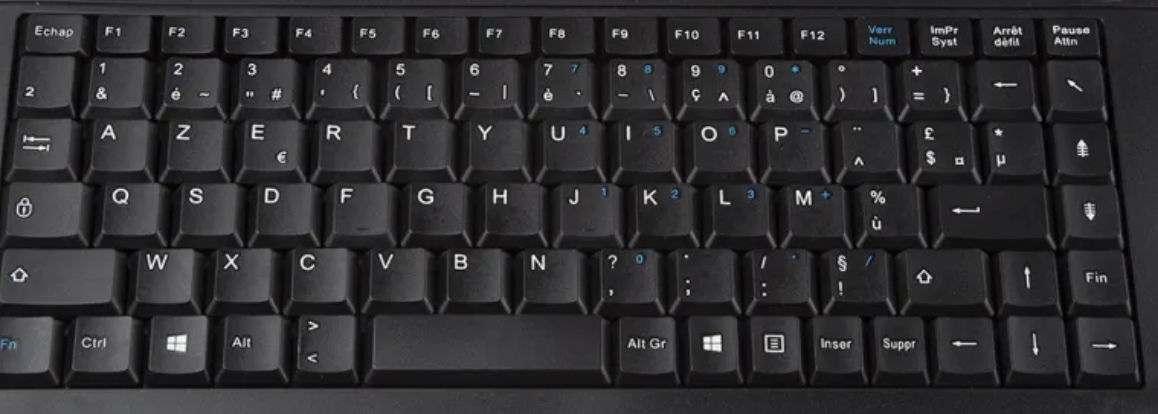
#> input picture data/inputs/ANSI-WIN-AZERTY-1.png, 1158 x 414 px
$ python -i preprocessing.py   (imports and definitions only)
#> lines starting #> are read from the running program, lines starting #| are printed output that depends on the picture; after the words box and inside, x2 and y2 are one past the last pixel; in counts of white or black regions, pixels touching at a corner belong together
#> further down, picture is the input picture: shape (414, 1158, 3); mean B, G, R 48, 46.2, 46.7
import cv2
import numpy as np
from skimage import color

def pretraiter_image(img, debug=False):
    # 1. Gris
#> called with debug = False
    if len(img.shape) == 3:
        gray = cv2.cvtColor(img[..., :3], cv2.COLOR_BGR2GRAY)
    else:
        gray = img.copy()

    # 2. Flou pour lisser les lettres
    gray_blur = cv2.GaussianBlur(gray, (7,7), 0)

    # 3. CLAHE
    clahe = cv2.createCLAHE(clipLimit=3.0, tileGridSize=(8, 8))
    gray_clahe = clahe.apply(gray_blur)
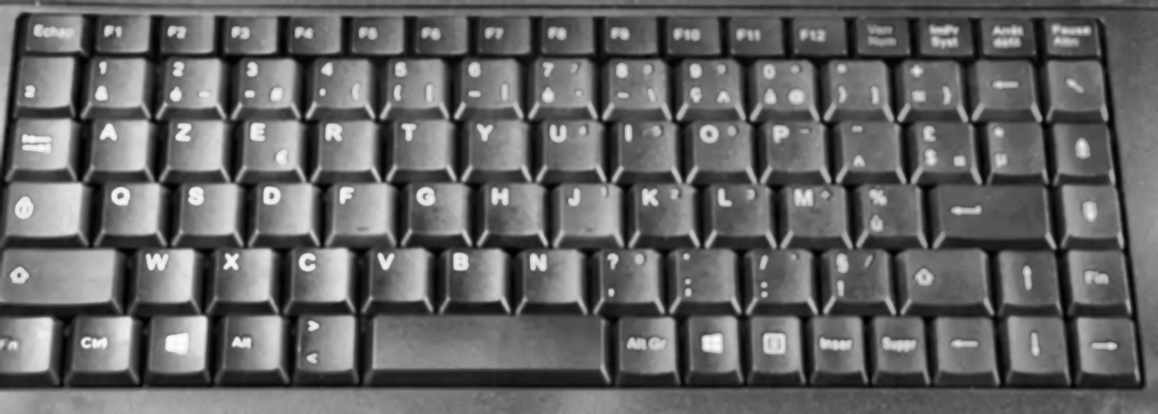
#> gray_clahe: shape (414, 1158); min 1, max 254, mean 100.8

    # 4. Adaptative threshold
    bin_adapt = cv2.adaptiveThreshold(
        gray_clahe, 255,
        cv2.ADAPTIVE_THRESH_GAUSSIAN_C,
        cv2.THRESH_BINARY_INV,
        51,  # fenêtre grande = meilleure séparation
        5
    )
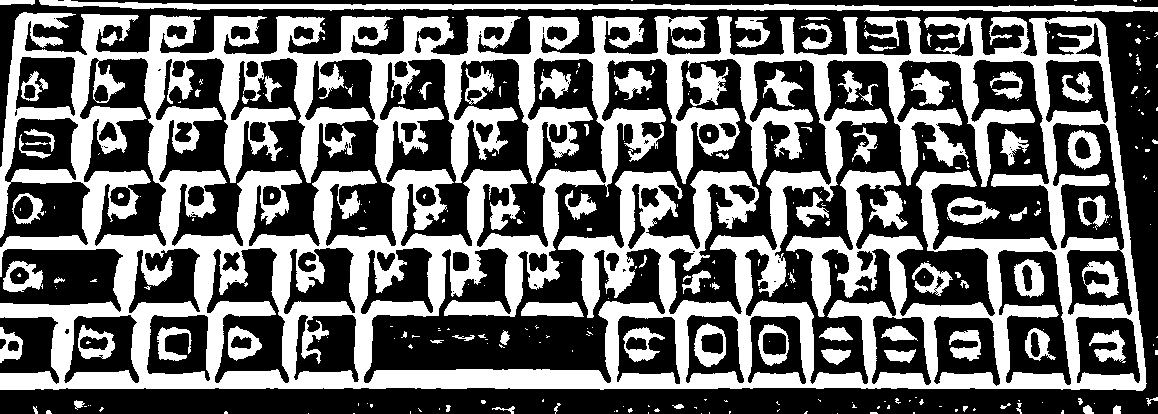
#> bin_adapt: shape (414, 1158); 42.5% white; 311 white regions (216 under 20 px), largest, box (x1, y1, x2, y2) and area: (0, 12, 1147, 391) 173304, (39, 0, 1158, 12) 5853, (686, 64, 729, 106) 840

    # 5. Morph CLOSE fort pour remplir les touches
    ker5 = cv2.getStructuringElement(cv2.MORPH_RECT, (5, 5))
    clean = cv2.morphologyEx(bin_adapt, cv2.MORPH_CLOSE, ker5, iterations=3)
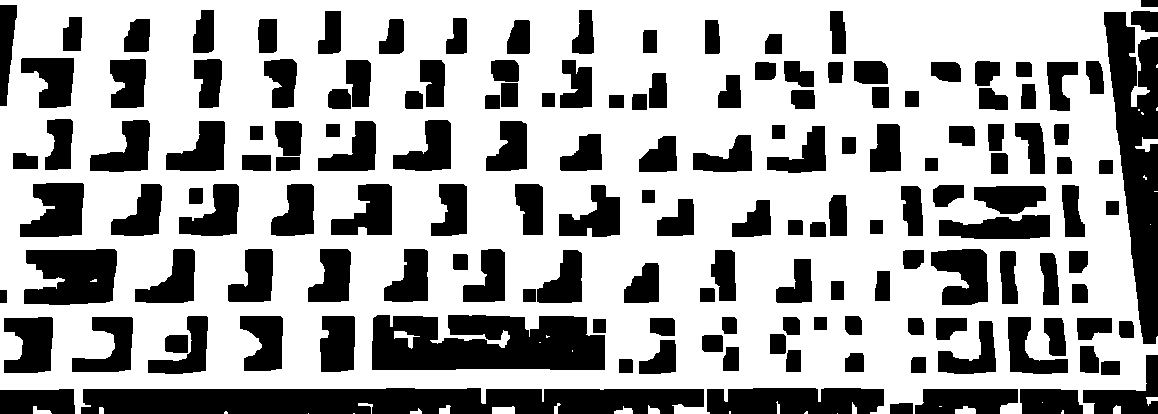
#> clean: shape (414, 1158); 65.3% white; 156 black regions, largest, box (x1, y1, x2, y2) and area: (81, 388, 704, 414) 14632, (372, 315, 605, 370) 11106, (1104, 12, 1158, 344) 10275

    # 6. Morph OPEN pour retirer les lettres internes
    clean = cv2.morphologyEx(clean, cv2.MORPH_OPEN, ker5, iterations=2)
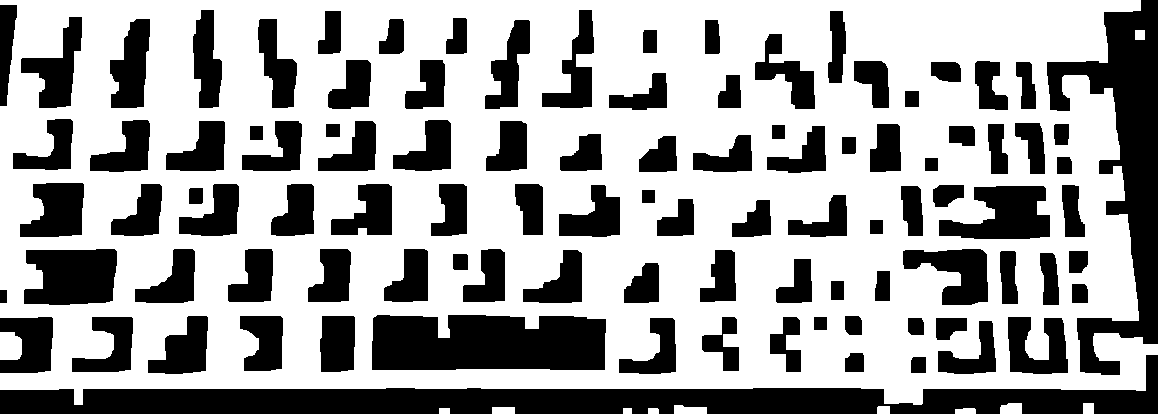
#> clean: shape (414, 1158); 63.9% white; 101 black regions, largest, box (x1, y1, x2, y2) and area: (0, 355, 1158, 414) 27469, (1047, 0, 1158, 375) 15925, (372, 315, 606, 370) 12006

    # 7. Nouvelle fermeture pour lisser les rectangles
    clean = cv2.morphologyEx(clean, cv2.MORPH_CLOSE, ker5, iterations=3)
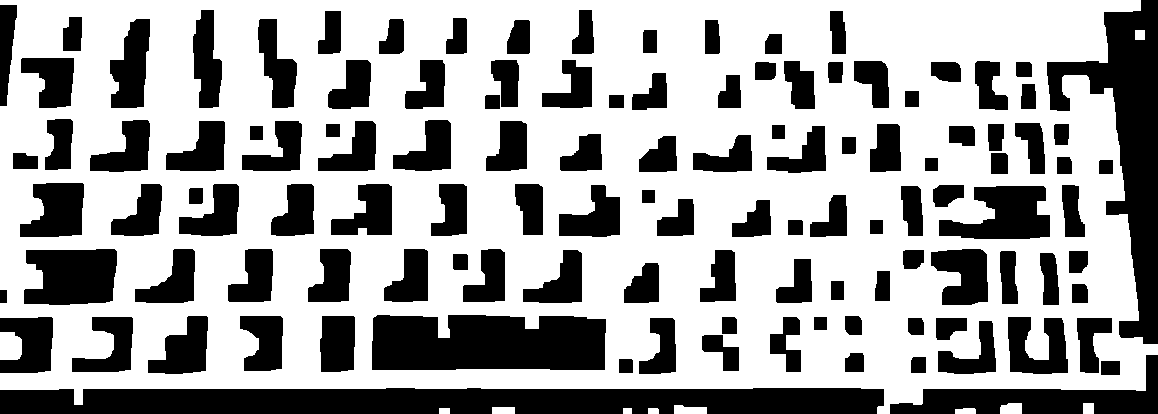
#> clean: shape (414, 1158); 64.1% white; 120 black regions, largest, box (x1, y1, x2, y2) and area: (0, 388, 884, 414) 21397, (1047, 0, 1158, 344) 14144, (372, 315, 606, 370) 12006

    # 8. En booléen
    bin_bool = clean.astype(bool)

    # DEBUG
    if debug:
        import matplotlib.pyplot as plt
        fig, ax = plt.subplots(1, 4, figsize=(16, 4))
        ax[0].imshow(gray, cmap='gray'); ax[0].set_title("Gray"); ax[0].axis("off")
        ax[1].imshow(gray_clahe, cmap='gray'); ax[1].set_title("CLAHE"); ax[1].axis("off")
        ax[2].imshow(bin_adapt, cmap='gray'); ax[2].set_title("Adaptive"); ax[2].axis("off")
        ax[3].imshow(clean, cmap='gray'); ax[3].set_title("Final Clean"); ax[3].axis("off")
        plt.show()

    return bin_bool, gray

>>> import cv2
>>> picture = cv2.imread('../data/inputs/ANSI-WIN-AZERTY-1.png')
>>> result = pretraiter_image(picture)
